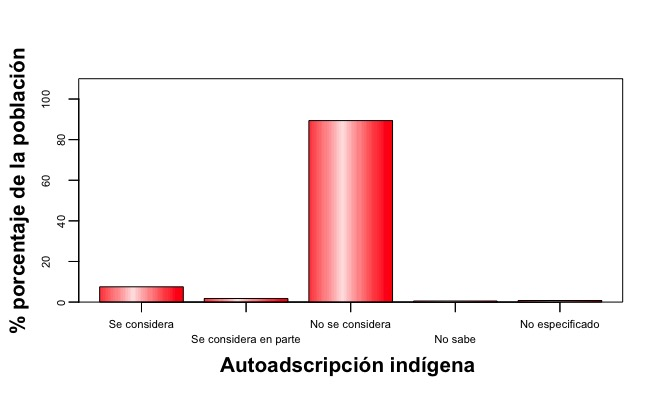

The script that drew this image:
library(plotrix)
library(readxl)

azca<-read_xlsx("azcaindi.xlsx")
attach(azca)

azca1<-azca[,-1]
azca2<-t(azca1)
colnames(azca2)<- c("Se considera", "Se considera en parte", "No se considera","No sabe","No especificado")


barp(azca2, names.arg = colnames(azca2), cex.axis = 0.7,
     col=rainbow(1), cylindrical = TRUE, ylim = c(0,110), 
     shadow = FALSE, staxx = TRUE, staxy = TRUE,
     legend.pos = list(x=0.10, y=0.30), xlab = "", ylab = "", border = TRUE)


mtext("Autoadscripción indígena ", 1, line = 2.8, font = 2, cex = 1.3)
mtext("% porcentaje de la población", 2, line = 2.6, font = 2, cex = 1.3)

#legend("topright", colnames(azca1), bty="n", cex = 0.5, fill=c("red","lightskyblue"))
